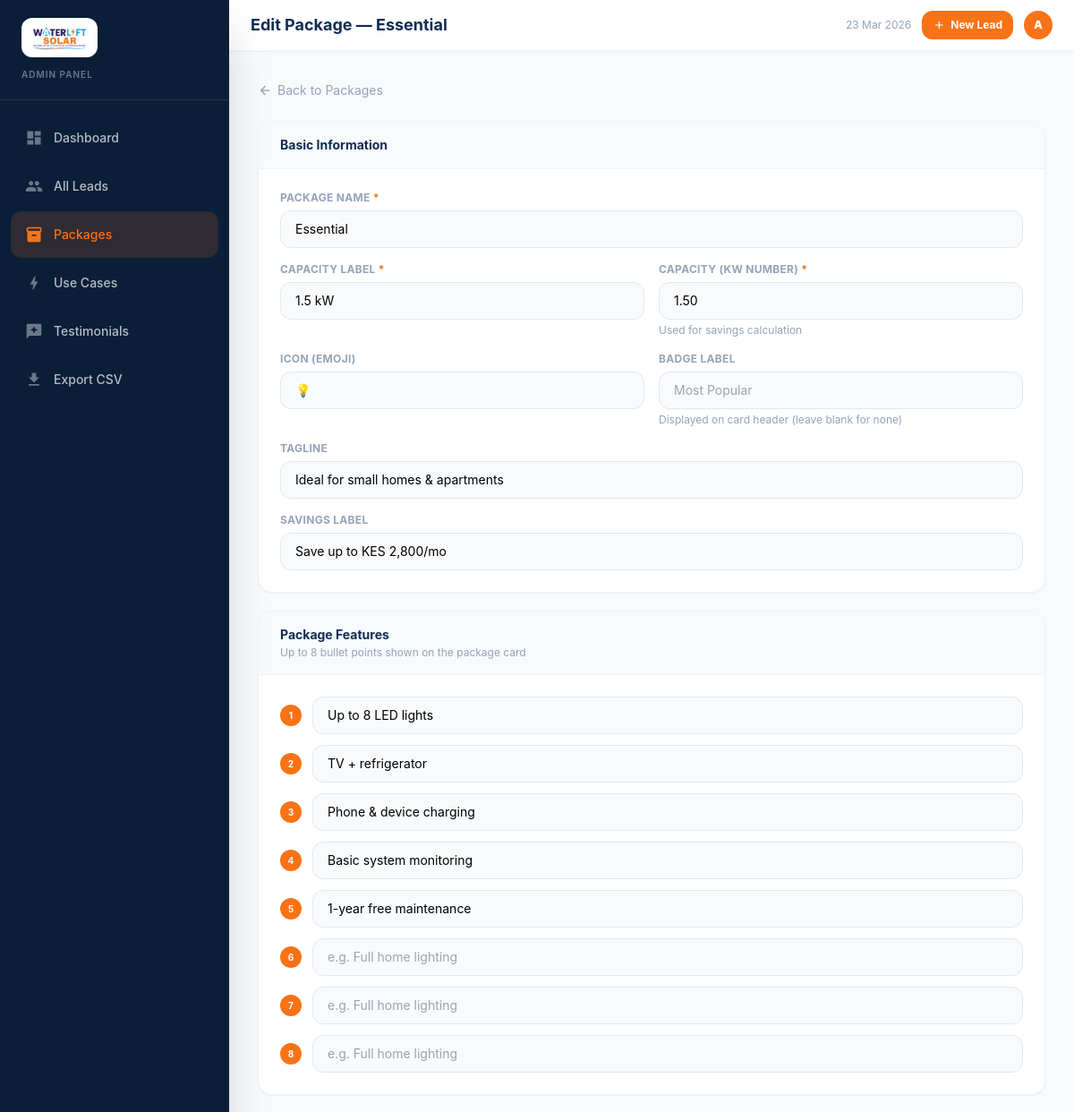
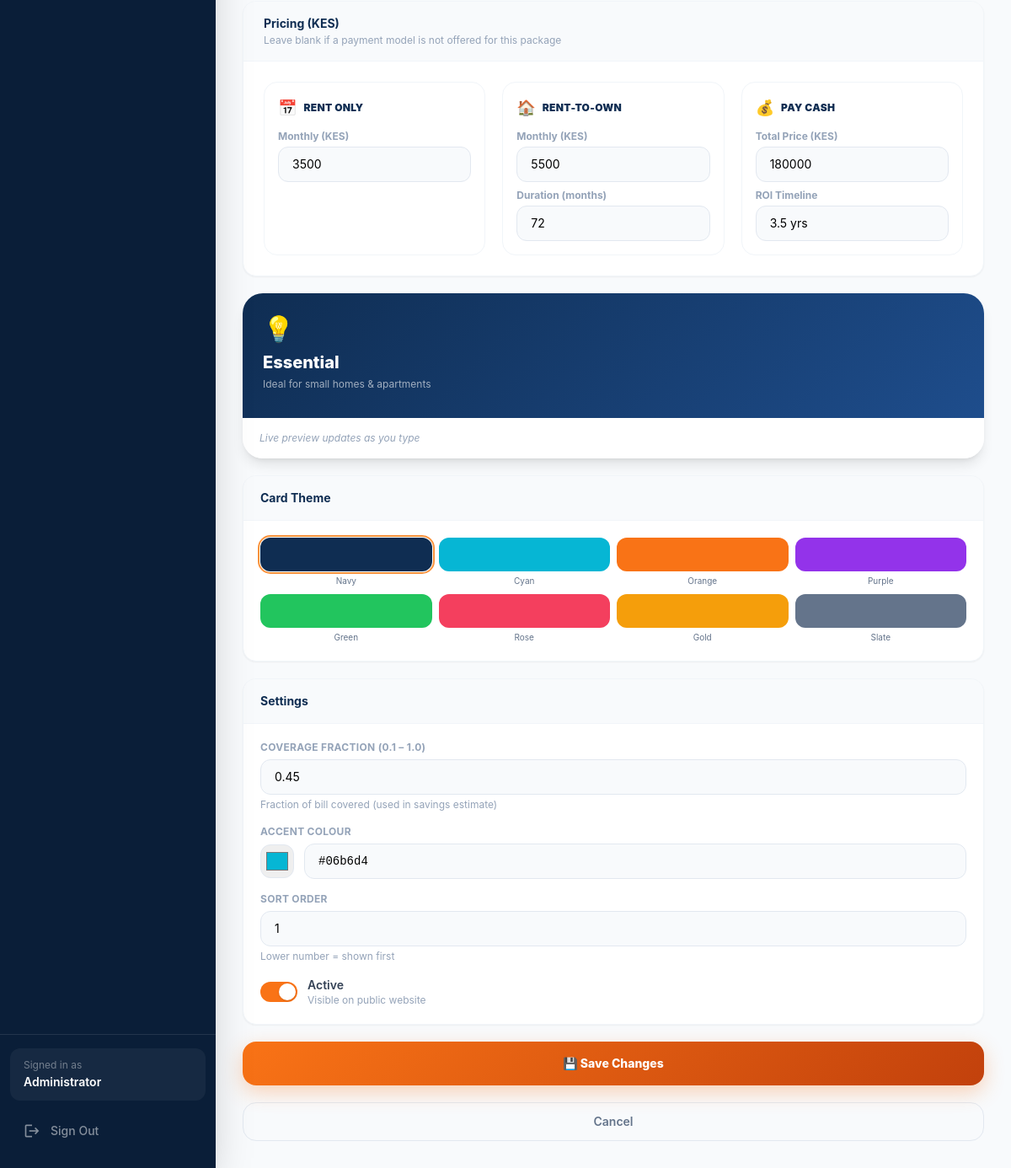
Page /admin/package_form.php?id=1 (signed in) on the committed database (2 pictures, top to bottom).
### tables this page shows
CREATE TABLE IF NOT EXISTS packages (
    id                INT UNSIGNED  NOT NULL AUTO_INCREMENT,

     
    name              VARCHAR(100)  NOT NULL,
    capacity          VARCHAR(50)   NOT NULL            COMMENT 'e.g. "1.5 kW"',
    capacity_num      DECIMAL(8,2)  NOT NULL DEFAULT 0  COMMENT 'Numeric kW for sorting & savings calc',
    icon              VARCHAR(10)   NOT NULL DEFAULT '☀️',
    tagline           VARCHAR(255)  DEFAULT NULL,
    badge             VARCHAR(60)   DEFAULT NULL        COMMENT 'e.g. "Most Popular"',
    gradient          VARCHAR(255)  NOT NULL DEFAULT 'linear-gradient(135deg,#0f2d52 0%,#1e4d8c 100%)',
    accent_color      VARCHAR(20)   NOT NULL DEFAULT '#06b6d4',
    coverage_fraction DECIMAL(4,2)  NOT NULL DEFAULT 0.50,

     
    features          JSON          DEFAULT NULL,

     
    rent_monthly      INT UNSIGNED  DEFAULT NULL,
    rto_monthly       INT UNSIGNED  DEFAULT NULL,
    rto_months        TINYINT UNSIGNED NOT NULL DEFAULT 72,
    cash_price        INT UNSIGNED  DEFAULT NULL,
    cash_roi          VARCHAR(20)   DEFAULT NULL        COMMENT 'e.g. "3.5 yrs"',
    savings_label     VARCHAR(100)  DEFAULT NULL        COMMENT 'e.g. "Save up to KES 2800/mo"',

     
    is_active         TINYINT(1)    NOT NULL DEFAULT 1,
    sort_order        TINYINT UNSIGNED NOT NULL DEFAULT 0,

    created_at        TIMESTAMP     NOT NULL DEFAULT CURRENT_TIMESTAMP,
    updated_at        TIMESTAMP     NOT NULL DEFAULT CURRENT_TIMESTAMP ON UPDATE CURRENT_TIMESTAMP,

    PRIMARY KEY (id),
    INDEX idx_active_order (is_active, sort_order)
);

### admin/package_form.php (the view, shortened to what the rows shown need)
<?php
require_once __DIR__ . '/includes/db.php';
require_once __DIR__ . '/includes/layout.php';
$id  = (int)($_GET['id'] ?? 0);
$pkg = null;
if ($id) {
    $stmt = $pdo->prepare("SELECT * FROM packages WHERE id = ?");
    $stmt->execute([$id]);
    $pkg = $stmt->fetch();
}
$THEMES = [
    'navy'   => ['label'=>'Navy',   'gradient'=>'linear-gradient(135deg,#0f2d52 0%,#1e4d8c 100%)',  'preview'=>'#0f2d52'],
    'cyan'   => ['label'=>'Cyan',   'gradient'=>'linear-gradient(135deg,#0891b2 0%,#06b6d4 100%)',  'preview'=>'#06b6d4'],
    'orange' => ['label'=>'Orange', 'gradient'=>'linear-gradient(135deg,#c2410c 0%,#f97316 100%)',  'preview'=>'#f97316'],
    'purple' => ['label'=>'Purple', 'gradient'=>'linear-gradient(135deg,#7c3aed 0%,#a855f7 100%)',  'preview'=>'#9333ea'],
    'green'  => ['label'=>'Green',  'gradient'=>'linear-gradient(135deg,#15803d 0%,#22c55e 100%)',  'preview'=>'#22c55e'],
    'rose'   => ['label'=>'Rose',   'gradient'=>'linear-gradient(135deg,#be123c 0%,#f43f5e 100%)',  'preview'=>'#f43f5e'],
    'gold'   => ['label'=>'Gold',   'gradient'=>'linear-gradient(135deg,#b45309 0%,#f59e0b 100%)',  'preview'=>'#f59e0b'],
    'slate'  => ['label'=>'Slate',  'gradient'=>'linear-gradient(135deg,#334155 0%,#64748b 100%)',  'preview'=>'#64748b'],
];
function detectTheme(string $g, array $themes): string {
    foreach ($themes as $key => $t) {
        if ($t['gradient'] === $g) return $key;
    }
    return 'navy';
}
$v = [
    'name'             => $_POST['name']             ?? ($pkg['name']             ?? ''),
    'capacity'         => $_POST['capacity']         ?? ($pkg['capacity']         ?? ''),
    'capacity_num'     => $_POST['capacity_num']     ?? ($pkg['capacity_num']     ?? ''),
    'icon'             => $_POST['icon']             ?? ($pkg['icon']             ?? '☀️'),
    'tagline'          => $_POST['tagline']          ?? ($pkg['tagline']          ?? ''),
    'badge'            => $_POST['badge']            ?? ($pkg['badge']            ?? ''),
    'theme'            => $_POST['theme']            ?? detectTheme($pkg['gradient'] ?? '', $THEMES),
    'accent_color'     => $_POST['accent_color']     ?? ($pkg['accent_color']     ?? '#06b6d4'),
    'coverage_fraction'=> $_POST['coverage_fraction']?? ($pkg['coverage_fraction']?? '0.50'),
    'rent_monthly'     => $_POST['rent_monthly']     ?? ($pkg['rent_monthly']     ?? ''),
    'rto_monthly'      => $_POST['rto_monthly']      ?? ($pkg['rto_monthly']      ?? ''),
    'rto_months'       => $_POST['rto_months']       ?? ($pkg['rto_months']       ?? 72),
    'cash_price'       => $_POST['cash_price']       ?? ($pkg['cash_price']       ?? ''),
    'cash_roi'         => $_POST['cash_roi']         ?? ($pkg['cash_roi']         ?? ''),
    'savings_label'    => $_POST['savings_label']    ?? ($pkg['savings_label']    ?? ''),
    'sort_order'       => $_POST['sort_order']       ?? ($pkg['sort_order']       ?? 0),
    'is_active'        => isset($_POST['is_active']) ? true : ($pkg ? (bool)$pkg['is_active'] : true),
];
$existingFeats = [];
if ($pkg && $pkg['features']) {
    $dec = json_decode($pkg['features'], true);
    if (is_array($dec)) $existingFeats = $dec;
}
$pageTitle = $id ? "Edit Package — {$pkg['name']}" : 'Add New Package';
open_layout($pageTitle, 'packages');
$inputCls = 'w-full border border-slate-200 rounded-xl px-4 py-2.5 text-sm outline-none focus:border-orange-400 bg-slate-50 focus:bg-white transition-colors';
?>
<form method="POST" class="grid grid-cols-1 xl:grid-cols-3 gap-5">
  <div class="xl:col-span-2 space-y-5">
    <div class="bg-white rounded-2xl border border-slate-100 shadow-sm overflow-hidden">
      <div class="p-6 grid grid-cols-1 sm:grid-cols-2 gap-4">
        <div class="sm:col-span-2">
          <label class="block text-xs font-bold mb-1.5 uppercase tracking-wide text-slate-400">Package Name <span class="text-orange-500">*</span></label>
          <input type="text" name="name" value="<?= htmlspecialchars($v['name']) ?>"
            placeholder="e.g. Standard Pro" class="<?= $inputCls ?>" required />
        </div>
        <div>
          <label class="block text-xs font-bold mb-1.5 uppercase tracking-wide text-slate-400">Capacity Label <span class="text-orange-500">*</span></label>
          <input type="text" name="capacity" value="<?= htmlspecialchars($v['capacity']) ?>"
            placeholder="e.g. 3.0 kW" class="<?= $inputCls ?>" required />
        </div>
        <div>
          <label class="block text-xs font-bold mb-1.5 uppercase tracking-wide text-slate-400">Capacity (kW number) <span class="text-orange-500">*</span></label>
          <input type="number" name="capacity_num" value="<?= htmlspecialchars($v['capacity_num']) ?>"
            placeholder="3.0" step="0.1" min="0.1" class="<?= $inputCls ?>" required />
          <p class="text-xs text-slate-400 mt-1">Used for savings calculation</p>
        </div>
        <div>
          <label class="block text-xs font-bold mb-1.5 uppercase tracking-wide text-slate-400">Icon (emoji)</label>
          <input type="text" name="icon" value="<?= htmlspecialchars($v['icon']) ?>"
            placeholder="⚡" maxlength="5" class="<?= $inputCls ?>" />
        </div>
        <div class="sm:col-span-2">
          <label class="block text-xs font-bold mb-1.5 uppercase tracking-wide text-slate-400">Tagline</label>
          <input type="text" name="tagline" value="<?= htmlspecialchars($v['tagline']) ?>"
            placeholder="Perfect for medium homes & offices" class="<?= $inputCls ?>" />
        </div>
        <div class="sm:col-span-2">
          <label class="block text-xs font-bold mb-1.5 uppercase tracking-wide text-slate-400">Savings Label</label>
          <input type="text" name="savings_label" value="<?= htmlspecialchars($v['savings_label']) ?>"
            placeholder="Save up to KES 5,800/mo" class="<?= $inputCls ?>" />
        </div>
      </div>
    </div>
    <div class="bg-white rounded-2xl border border-slate-100 shadow-sm overflow-hidden">
      <div class="p-6 space-y-3">
        <?php for ($i = 1; $i <= 8; $i++):
          $val = htmlspecialchars($_POST["feature_$i"] ?? ($existingFeats[$i-1] ?? ''));
        ?>
        <div class="flex items-center gap-3">
          <span class="w-6 h-6 rounded-full flex items-center justify-center text-[10px] font-bold shrink-0 text-white"
                style="background:#f97316"><?= $i ?></span>
          <input type="text" name="feature_<?= $i ?>" value="<?= $val ?>"
            placeholder="e.g. Full home lighting"
            class="<?= $inputCls ?> flex-1" />
        </div>
        <?php endfor; ?>
      </div>
    </div>
    <div class="bg-white rounded-2xl border border-slate-100 shadow-sm overflow-hidden">
      <div class="p-6">
        <div class="grid grid-cols-1 sm:grid-cols-3 gap-5">
          <div class="rounded-2xl border border-slate-100 p-4">
            <div class="flex items-center gap-2 mb-3">
              <span class="text-lg">📅</span>
              <span class="text-xs font-black uppercase tracking-wide" style="color:#0f2d52">Rent Only</span>
            </div>
            <label class="block text-xs font-bold mb-1 text-slate-400">Monthly (KES)</label>
            <input type="number" name="rent_monthly" value="<?= htmlspecialchars($v['rent_monthly']) ?>"
              placeholder="6500" min="0" class="<?= $inputCls ?>" />
          </div>
          <div class="rounded-2xl border border-slate-100 p-4">
            <div class="flex items-center gap-2 mb-3">
              <span class="text-lg">🏠</span>
              <span class="text-xs font-black uppercase tracking-wide" style="color:#0f2d52">Rent-to-Own</span>
            </div>
            <label class="block text-xs font-bold mb-1 text-slate-400">Monthly (KES)</label>
            <input type="number" name="rto_monthly" value="<?= htmlspecialchars($v['rto_monthly']) ?>"
              placeholder="9500" min="0" class="<?= $inputCls ?> mb-2" />
            <label class="block text-xs font-bold mb-1 text-slate-400">Duration (months)</label>
            <input type="number" name="rto_months" value="<?= htmlspecialchars($v['rto_months']) ?>"
              placeholder="72" min="1" class="<?= $inputCls ?>" />
          </div>
          <div class="rounded-2xl border border-slate-100 p-4">
            <div class="flex items-center gap-2 mb-3">
              <span class="text-lg">💰</span>
              <span class="text-xs font-black uppercase tracking-wide" style="color:#0f2d52">Pay Cash</span>
            </div>
            <label class="block text-xs font-bold mb-1 text-slate-400">Total Price (KES)</label>
            <input type="number" name="cash_price" value="<?= htmlspecialchars($v['cash_price']) ?>"
              placeholder="320000" min="0" class="<?= $inputCls ?> mb-2" />
            <label class="block text-xs font-bold mb-1 text-slate-400">ROI Timeline</label>
            <input type="text" name="cash_roi" value="<?= htmlspecialchars($v['cash_roi']) ?>"
              placeholder="3.2 yrs" class="<?= $inputCls ?>" />
          </div>
        </div>
      </div>
    </div>
  </div>
  <div class="space-y-5">
    <div id="preview" class="rounded-3xl overflow-hidden shadow-lg">
      <div id="previewHeader" class="px-6 pt-6 pb-8 relative" style="background:<?= htmlspecialchars($THEMES[$v['theme']]['gradient']) ?>">
        <div class="text-3xl mb-2" id="previewIcon"><?= htmlspecialchars($v['icon']) ?></div>
        <h3 class="text-xl font-extrabold text-white" id="previewName"><?= htmlspecialchars($v['name'] ?: 'Package Name') ?></h3>
        <p class="text-white/60 text-xs mt-1" id="previewTagline"><?= htmlspecialchars($v['tagline'] ?: 'Tagline goes here') ?></p>
      </div>
    </div>
    <div class="bg-white rounded-2xl border border-slate-100 shadow-sm overflow-hidden">
      <div class="p-5 space-y-4">
        <div>
          <label class="block text-xs font-bold mb-1.5 uppercase tracking-wide text-slate-400">Coverage Fraction (0.1 – 1.0)</label>
          <input type="number" name="coverage_fraction" value="<?= htmlspecialchars($v['coverage_fraction']) ?>"
            step="0.05" min="0.1" max="1.0" class="<?= $inputCls ?>" />
          <p class="text-xs text-slate-400 mt-1">Fraction of bill covered (used in savings estimate)</p>
        </div>
        <div>
          <div class="flex items-center gap-3">
            <input type="color" name="accent_color" value="<?= htmlspecialchars($v['accent_color']) ?>"
              class="w-10 h-10 rounded-xl border border-slate-200 cursor-pointer p-1" />
            <input type="text" id="accentText" value="<?= htmlspecialchars($v['accent_color']) ?>"
              placeholder="#06b6d4"
              class="<?= $inputCls ?> flex-1 font-mono" readonly />
          </div>
        </div>
        <div>
          <label class="block text-xs font-bold mb-1.5 uppercase tracking-wide text-slate-400">Sort Order</label>
          <input type="number" name="sort_order" value="<?= htmlspecialchars($v['sort_order']) ?>"
            min="0" placeholder="0" class="<?= $inputCls ?>" />
          <p class="text-xs text-slate-400 mt-1">Lower number = shown first</p>
        </div>
      </div>
    </div>
  </div>
</form>
<?php close_layout(); ?>

### admin/includes/layout.php (shortened to what the rows shown need)
<?php
function open_layout(string $title, string $active = ''): void {
    $base = '/waterlift_solat_savings/admin';
?>
<!DOCTYPE html>
<html lang="en">
<head>
  <script src="https://cdn.tailwindcss.com"></script>
</head>
<body class="bg-slate-50 min-h-screen">
<div class="lg:pl-64 min-h-screen flex flex-col">
  <header class="sticky top-0 z-20 bg-white border-b border-slate-100 shadow-sm px-4 sm:px-6 py-3 flex items-center gap-3">
    <h1 class="text-base sm:text-lg font-bold flex-1 truncate" style="color:#0f2d52">
      <?= htmlspecialchars($title) ?>
    </h1>
    <div class="flex items-center gap-2 sm:gap-3 shrink-0">
      <span class="hidden sm:block text-xs text-slate-400"><?= date('d M Y') ?></span>
      <a href="<?= $base ?>/leads.php"
         class="hidden sm:flex items-center gap-1.5 text-xs font-bold px-3 py-1.5 rounded-xl text-white"
         style="background:#f97316">
      </a>
      <div class="w-8 h-8 rounded-full flex items-center justify-center text-white text-xs font-black shrink-0"
           style="background:#f97316">A</div>
    </div>
  </header>
  <main class="flex-1 p-4 sm:p-6 lg:p-8 pb-24 lg:pb-8">
<?php
}
function close_layout(): void {
?>
  </main>
</div>
</body>
</html>
<?php
}

### rows in the picture
packages: name "Edit Package — Essential", name "Essential", capacity "1.5 kW", capacity_num "1.50", icon "💡", tagline "Ideal for small homes & apartments", savings_label "Save up to KES 2,800/mo", features "Up to 8 LED lights", features "TV + refrigerator", features "Phone & device charging", features "Basic system monitoring", features "1-year free maintenance", rent_monthly "3500", rto_monthly "5500", rto_months "72", cash_price "180000", cash_roi "3.5 yrs", coverage_fraction "0.45", accent_color "#06b6d4", sort_order "1"

### other values in the picture
$item['label'] "Dashboard"
$item['label'] "All Leads"
$item['label'] "Packages"
$item['label'] "Use Cases"
$item['label'] "Testimonials"
$item['label'] "Export CSV"
$theme['label'] "Navy"
$theme['label'] "Cyan"
$theme['label'] "Orange"
$theme['label'] "Purple"
$theme['label'] "Green"
$theme['label'] "Rose"
$theme['label'] "Gold"
$theme['label'] "Slate"
